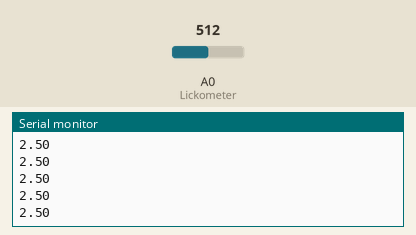
A sketch run on a simulated Arduino Uno, built with avr-gcc and run on an emulated ATmega328P. Parts: the last lines printed to the serial monitor. The inputs (shaded band) are chosen by the test bench; at power-on: A0 (Lickometer) = 512.

Above: at 1.2 s.
1.3 s: A0 (Lickometer) set to 716
At 2.4 s:
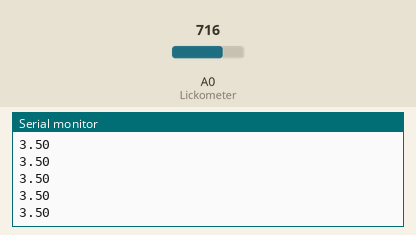
2.8 s: A0 (Lickometer) set to 900
At 3.5 s:
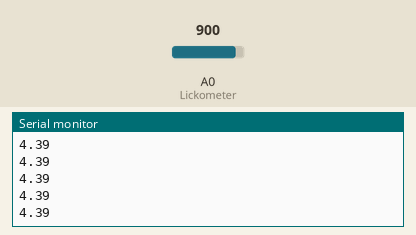
Timing chart, 0 to 5.8 s (numbered marks = the images above; inputs shaded):
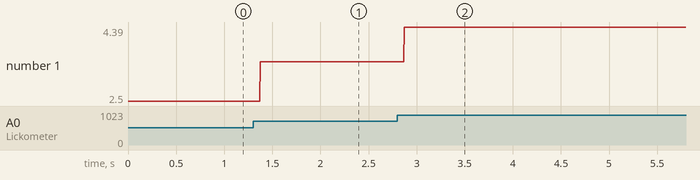

The sketch:

IR_beam_block_test.ino
```cpp
#include <Wire.h>
#define Lickometer A0

float lickstate;

void setup() {
  Serial.begin(9600);
}

void loop() {
  lickstate = analogRead(Lickometer) / 1024.0 * 5.0;
  Serial.println(lickstate);
}
```

Measured:
- after the input at 1.3 s, the serial monitor: prints a new line after 0.07 s (image 1)
- after the input at 2.8 s, the serial monitor: prints a new line after 0.07 s (image 2)
- plotted number 1: 2.5 → 3.5 after the input at 1.3 s, 3.5 → 4.39 after the input at 2.8 s
